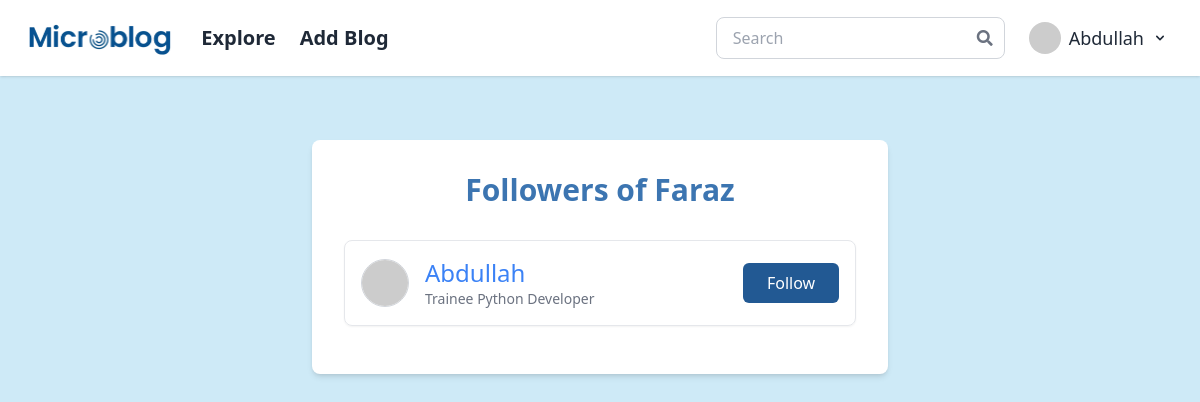
The app's page /followers_list/Faraz (signed in), older data.
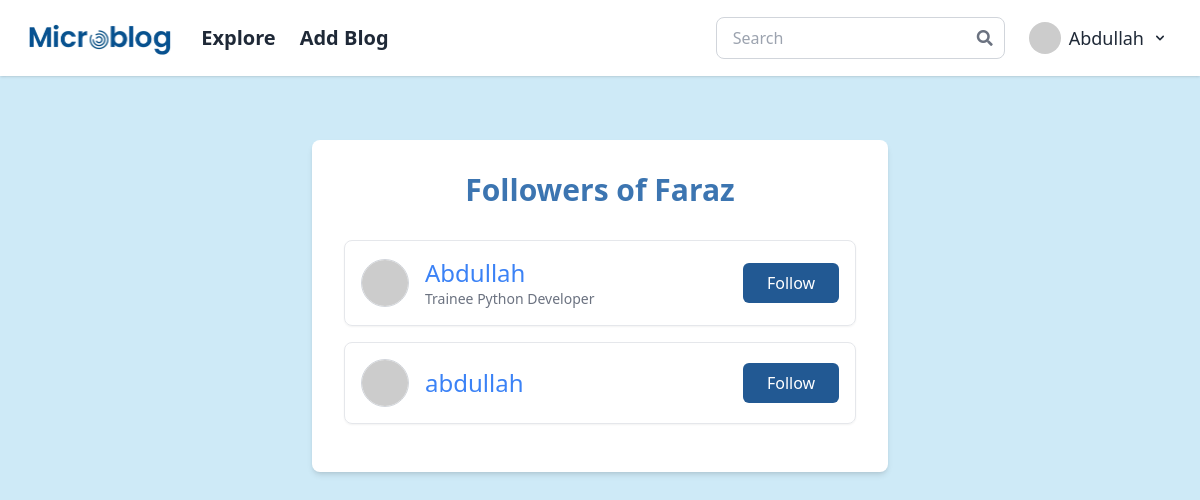
The same page, newer data.
### app/models.py (models this page shows, shortened)
class User(UserMixin, db.Model):
    id: so.Mapped[int] = so.mapped_column(primary_key=True)
    username: so.Mapped[str] = so.mapped_column(sa.String(64), index=True, unique=True)
    email: so.Mapped[str] = so.mapped_column(sa.String(120), index=True, unique=True)
    password_hash: so.Mapped[Optional[str]] = so.mapped_column(sa.String(256))
    posts: so.WriteOnlyMapped['Post'] = so.relationship(back_populates='author', cascade='all, delete-orphan', passive_deletes=True)
    comments: so.WriteOnlyMapped['Comment'] = so.relationship(back_populates='author', cascade='all, delete-orphan', passive_deletes=True)
    about_me: so.Mapped[Optional[str]] = so.mapped_column(sa.String(140))
    last_seen: so.Mapped[Optional[datetime]] = so.mapped_column(default=lambda: datetime.now(timezone.utc))
    following: so.WriteOnlyMapped['User'] = so.relationship(secondary=followers, primaryjoin=(followers.c.follower_id == id),
                                                            secondaryjoin=(followers.c.followed_id == id), back_populates='followers', passive_deletes=True)
    followers: so.WriteOnlyMapped['User'] = so.relationship(secondary=followers, primaryjoin=(followers.c.followed_id == id),
                                                            secondaryjoin=(followers.c.follower_id == id), back_populates='following', passive_deletes=True)
    def avatar(self, size):
        digest = md5(self.email.lower().encode('utf-8')).hexdigest()
        return f'https://www.gravatar.com/avatar/{digest}?d=identicon&s={size}'
    def is_following(self, user):
        query = self.following.select().where(User.id == user.id)
        return db.session.scalar(query) is not None
    def get_followers_users(self):
        followers_users = (
            db.session.query(User)
            .join(followers, User.id == followers.c.follower_id)
            .filter(followers.c.followed_id == self.id)
            .all()
        )
        return followers_users

### app/main/routes.py (the view)
@bp.route('/followers_list/<username>')
@login_required
def followers_list(username):
    user = db.session.scalar(sa.select(User).where(User.username == username))
    list = user.get_followers_users()
    return render_template('followers.html', user=user, list=list)

### app/main/forms.py
class SearchForm(FlaskForm):
    searched = StringField('Searched', validators=[DataRequired()])
    submit = SubmitField('Submit')

### app/main/routes.py (called while the page is built)
@bp.before_request
def before_request():
    if current_user.is_authenticated:
        current_user.last_seen = datetime.now(timezone.utc)
        db.session.commit()

@bp.context_processor
def inject_search_form():
    return dict(form=SearchForm())

### app/models.py (called while the page is built)
@login.user_loader
def load_user(id):
    return db.session.get(User, int(id))

### app/templates/followers.html (shortened to what this page needs)
{% extends 'new_base.html' %}
{% block content %}
<div class="flex min-h-full flex-col justify-center px-2 py-4 sm:px-6 sm:py-12">
    <div class="bg-white shadow-md rounded-lg p-4 sm:p-8 w-full max-w-xl mx-auto">
        <h1 class="text-2xl sm:text-3xl font-bold mb-4 sm:mb-8 text-center text-[#3C75B1]">Followers of {{ user.username }}</h1>
        {% if list %}
        <ul>
            {% for follower in list %}
            <li class="flex flex-col sm:flex-row items-start sm:items-center justify-between p-3 sm:p-4 border border-gray-200 rounded-lg shadow-sm hover:bg-blue-100 mb-4">
                <a href="{{ url_for('main.user', username=follower.username) }}" class="flex items-center text-blue-500 hover:text-blue-700 mb-2 sm:mb-0">
                    <img src="{{ follower.avatar(100) }}" class="w-10 h-10 sm:w-12 sm:h-12 rounded-full border border-gray-300">
                    <div class="ml-3 sm:ml-4">
                        <span class="block text-lg sm:text-2xl">{{ follower.username }}</span>
                        {% if follower.about_me %}
                        <span class="block text-xs sm:text-sm text-gray-500">{{ follower.about_me[:30] }}</span>
                        {% endif %}
                    </div>
                </a>
                <div class="w-full sm:w-auto mt-2 sm:mt-0">
                    {% if current_user.is_following(follower) %}
                    <form action="{{ url_for('main.unfollow', username=follower.username) }}" method="post" class="w-full sm:w-auto">
                        {{ form.hidden_tag() }}
                        <input type="submit" value="Unfollow" class="bg-[#225993] text-white px-4 py-2 rounded-md hover:bg-[#1B487A] w-full sm:w-24 text-sm sm:text-base">
                    </form>
                    {% else %}
                    <form action="{{ url_for('main.follow', username=follower.username) }}" method="post" class="w-full sm:w-auto">
                        <input type="submit" value="Follow" class="bg-[#225993] text-white px-4 py-2 rounded-md hover:bg-[#1B487A] w-full sm:w-24 text-sm sm:text-base">
                    </form>
                    {% endif %}
                </div>
            </li>
            {% endfor %}
            {% else %}
            <p class="text-center text-gray-500">No followers yet.</p>
            {% endif %}
        </ul>
    </div>
</div>
{% endblock %}

### app/templates/new_base.html (shortened to what this page needs)
<!DOCTYPE html>
<html lang="en">
<head>
    <script src="https://cdn.tailwindcss.com"></script>
    <link rel="stylesheet" href="https://cdnjs.cloudflare.com/ajax/libs/font-awesome/5.15.4/css/all.min.css">
    <link href="https://cdn.jsdelivr.net/npm/tailwindcss@2.2.19/dist/tailwind.min.css" rel="stylesheet">
</head>
<body class="bg-[#CEEAF7] text-gray-900">
    <nav class="bg-white shadow">
      <div class="container max-w-full w-full px-4 md:px-6 py-4 flex justify-between items-center">
          <div class="flex items-center space-x-6 mx-auto lg:mx-0">
              {% if not current_user.is_anonymous %}
              <a href="{{ url_for('main.index') }}" class="mt-1">
                <img class="w-15 h-10" src="{{ url_for('static', filename='images/Screenshot_2024-10-08_154426-removebg-preview_enhanced.png') }}" alt="Microblog">
              </a>
              {% else %}
              <a href="{{ url_for('main.explore') }}">
                <img class="w-15 h-10" src="{{ url_for('static', filename='images/Screenshot_2024-10-08_154426-removebg-preview_enhanced.png') }}" alt="Microblog">
              </a>
              {% endif %}
              {% if not current_user.is_anonymous %}
              <a class="text-xl font-semibold text-gray-800 hidden lg:inline-block" href="{{ url_for('main.explore') }}">Explore</a>
              <a class="text-xl font-semibold text-gray-800 hidden lg:inline-block" href="{{ url_for('main.add_blog') }}">Add Blog</a>
              {% endif %}
          </div>
          <div class="hidden lg:flex items-center space-x-4">
              <form class="relative flex items-center w-full md:w-auto" method="POST" action="{{ url_for('main.search') }}" onsubmit="return ValidateSearch()">
                  <input type="search" name="searched" autocomplete="off" id="searched" class="w-full border border-gray-300 rounded-lg pl-4 pr-10 py-2 focus:outline-none" placeholder="Search">
                  <button type="submit" class="absolute right-3 inset-y-0 flex items-center text-gray-500 hover:text-gray-700">
                      <i class="fas fa-search"></i>
                  </button>
              </form>
              {% if not current_user.is_anonymous %}
              <div class="relative px-2">
                  <button id="dropdownButton" class="text-lg flex items-center space-x-2 text-gray-800 hover:text-gray-600 focus:outline-none" onclick="toggleDropdown()">
                      <img class="w-8 h-8 rounded-full" src="{{ current_user.avatar(50) }}" alt="User avatar">
                      <span>{{ current_user.username }}</span>
                      <svg class="w-4 h-4" fill="currentColor" viewBox="0 0 20 20" xmlns="http://www.w3.org/2000/svg">
                          <path fill-rule="evenodd" d="M5.293 7.293a1 1 0 011.414 0L10 10.586l3.293-3.293a1 1 0 111.414 1.414l-4 4a1 1 0 01-1.414 0l-4-4a1 1 0 010-1.414z" clip-rule="evenodd"></path>
                      </svg>
                  </button>
              </div>
              {% else %}
              <ul class="flex space-x-4">
                  <li><a class="text-gray-800 hover:text-gray-600" href="{{ url_for('auth.login') }}">Login</a></li>
              </ul>
              {% endif %}
          </div>
      </div>
    </nav>
    <div class="p-4">
        <div class="container mx-auto">
            {% block content %}{% endblock %}
        </div>
    </div>
</body>
</html>

Row changes from the older to the newer data that the page shows:
added User: username "abdullah"
